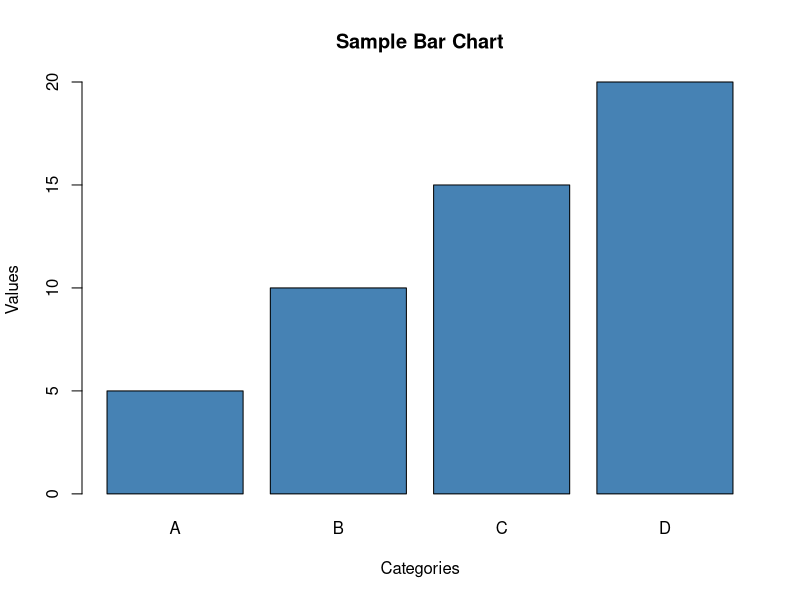

Recreate this plot in R.
# 📊 Simple Bar Chart in R

data <- c(5, 10, 15, 20)
names <- c("A", "B", "C", "D")

barplot(data, names.arg=names,
        col="steelblue", main="Sample Bar Chart",
        xlab="Categories", ylab="Values")
